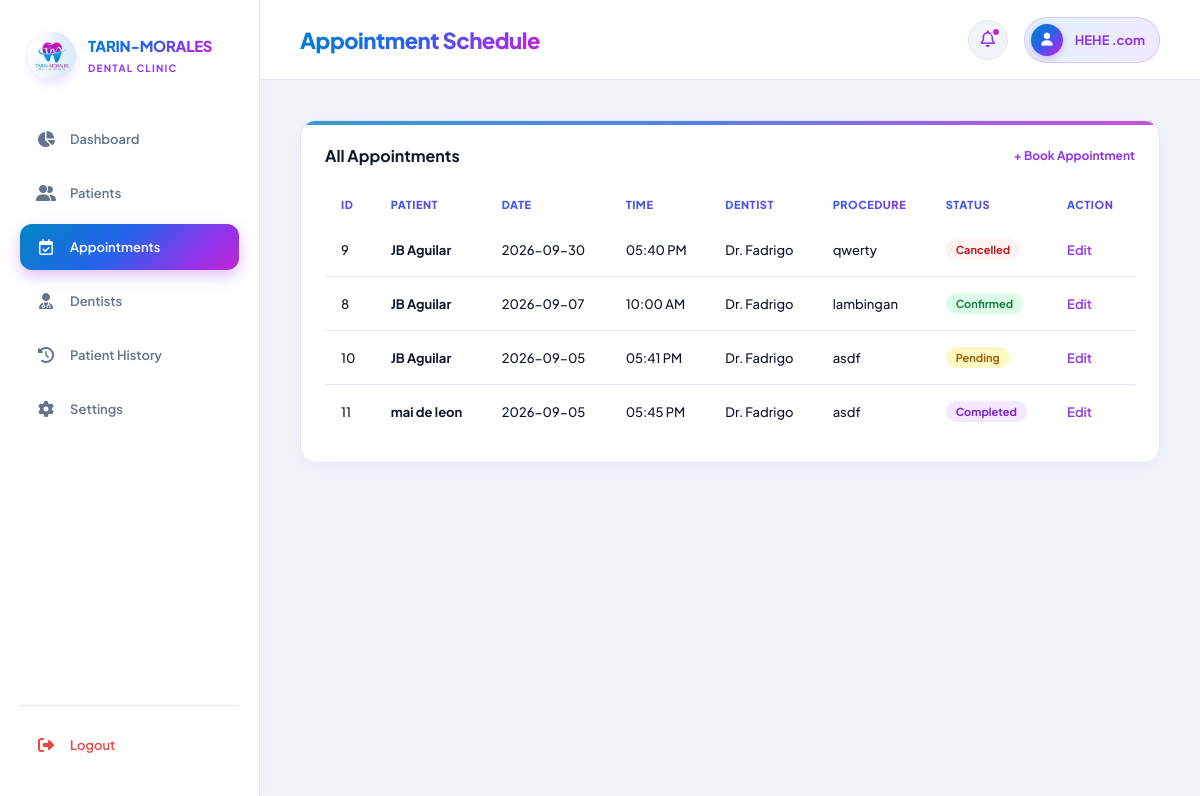
The page /admin/dashboard/appointments.php (signed in) on the database its author committed.
### tables this page shows
CREATE TABLE `tbl_appointments` (
  `appointment_id` int(11) NOT NULL,
  `patient_id` int(11) NOT NULL,
  `dentist_id` int(11) NOT NULL,
  `admin_id` int(11) NOT NULL,
  `appointment_date` date NOT NULL,
  `appointment_time` time NOT NULL,
  `procedure_name` varchar(150) NOT NULL,
  `reason` text DEFAULT NULL,
  `status` enum('pending','confirmed','for_dentist','in_progress','completed','cancelled','no_show') DEFAULT 'pending',
  `created_at` datetime DEFAULT current_timestamp(),
  `updated_at` datetime DEFAULT current_timestamp() ON UPDATE current_timestamp()
);

### admin/dashboard/appointments.php (the view, shortened to what this page needs)
<?php
include __DIR__ . '/includes/header.php';
$stmtApp = $pdo->query("
    SELECT
        a.appointment_id,
        CONCAT(p.first_name, ' ', p.last_name) AS patient,
        a.appointment_date,
        TIME_FORMAT(a.appointment_time, '%h:%i %p') AS time,
        CONCAT('Dr. ', d.last_name) AS dentist,
        a.procedure_name,
        a.status
    FROM tbl_appointments a
    LEFT JOIN tbl_patients p ON a.patient_id = p.patient_id
    LEFT JOIN tbl_dentists d ON a.dentist_id = d.dentist_id
    ORDER BY a.appointment_date DESC, a.appointment_time ASC
");
$all_appointments = $stmtApp->fetchAll(PDO::FETCH_ASSOC);
?>
<div class="card">
  <div class="head">
    <h3>All Appointments</h3>
    <a href="add-appointment.php">+ Book Appointment</a>
  </div>
  <div class="table-container">
    <table>
      <thead>
        <tr>
          <th>ID</th>
          <th>Patient</th>
          <th>Date</th>
          <th>Time</th>
          <th>Dentist</th>
          <th>Procedure</th>
          <th>Status</th>
          <th>Action</th>
        </tr>
      </thead>
      <tbody>
        <?php if (!empty($all_appointments)): ?>
          <?php foreach ($all_appointments as $app): ?>
            <tr>
              <td><?php echo htmlspecialchars((string)$app['appointment_id'], ENT_QUOTES, 'UTF-8'); ?></td>
              <td class="patient-cell"><?php echo htmlspecialchars($app['patient'] ?? 'Unknown', ENT_QUOTES, 'UTF-8'); ?></td>
              <td><?php echo htmlspecialchars($app['appointment_date'], ENT_QUOTES, 'UTF-8'); ?></td>
              <td><?php echo htmlspecialchars($app['time'] ?? 'N/A', ENT_QUOTES, 'UTF-8'); ?></td>
              <td><?php echo htmlspecialchars($app['dentist'] ?? 'Unassigned', ENT_QUOTES, 'UTF-8'); ?></td>
              <td><?php echo htmlspecialchars($app['procedure_name'] ?? 'N/A', ENT_QUOTES, 'UTF-8'); ?></td>
              <td>
                <?php $status_class = strtolower($app['status'] ?? 'pending'); ?>
                <span class="status <?php echo htmlspecialchars($status_class, ENT_QUOTES, 'UTF-8'); ?>">
                  <?php echo htmlspecialchars(ucfirst(str_replace('_', ' ', $app['status'] ?? 'Pending')), ENT_QUOTES, 'UTF-8'); ?>
                </span>
              </td>
              <td>
                <a href="edit-appointment.php?id=<?php echo (int)$app['appointment_id']; ?>" style="color: var(--brand-purple, #9333ea); text-decoration: none; font-weight: 600;">Edit</a>
              </td>
            </tr>
          <?php endforeach; ?>
        <?php else: ?>
          <tr>
            <td colspan="8" style="text-align: center; color: var(--text-muted);">No appointments recorded.</td>
          </tr>
        <?php endif; ?>
      </tbody>
    </table>
  </div>
</div>
<?php include __DIR__ . '/includes/footer.php'; ?>

### admin/dashboard/includes/header.php (style rules this page uses)
:root { --bg-main: #f0f4f8; --surface: #ffffff; --brand-cyan: #0284c7; --brand-blue: #2563eb; --brand-purple: #9333ea; --brand-magenta: #c026d3; --gradient-brand: linear-gradient(135deg, #0284c7 0%, #2563eb 45%, #9333ea 80%, #c026d3 100%); --gradient-subtle: linear-gradient(135deg, #e0f2fe 0%, #f3e8ff 100%); --text-main: #0f172a; --text-muted: #64748b; --border-color: #e2e8f0; --border-hover: #cbd5e1; --radius-lg: 16px; --radius-md: 12px; --radius-sm: 8px; --shadow-subtle: 0 4px 20px -2px rgba(147, 51, 234, 0.06); --shadow-hover: 0 10px 25px -5px rgba(147, 51, 234, 0.2); --status-confirmed-bg: #dcfce7; --status-confirmed-text: #15803d; --status-pending-bg: #fef9c3; --status-pending-text: #a16207; --status-progress-bg: #e0f2fe; --status-progress-text: #0369a1; --status-completed-bg: #f3e8ff; --status-completed-text: #7e22ce; --status-cancelled-bg: #fef2f2; --status-cancelled-text: #b91c1c; }
*, *::before, *::after { box-sizing: border-box; margin: 0; padding: 0; }
body { font-family: 'Plus Jakarta Sans', sans-serif; background: var(--bg-main); color: var(--text-main); display: flex; justify-content: center; min-height: 100vh; overflow-x: hidden; -webkit-font-smoothing: antialiased; }
.card { background: var(--surface); border: 1px solid var(--border-color); border-radius: var(--radius-lg); padding: 24px; box-shadow: var(--shadow-subtle); transition: transform 0.2s ease, box-shadow 0.2s ease, border-color 0.2s ease; position: relative; overflow: hidden; width: 100%; max-width: 100%; }
.card::before { content: ""; position: absolute; top: 0; left: 0; right: 0; height: 4px; background: var(--gradient-brand); opacity: 0.8; }
.head { display: flex; justify-content: space-between; align-items: center; margin-bottom: 20px; }
.head h3 { font-size: 16px; font-weight: 700; }
.head a { font-size: 12px; font-weight: 700; color: var(--brand-purple); text-decoration: none; }
.table-container { width: 100%; overflow-x: auto; -webkit-overflow-scrolling: touch; border-radius: var(--radius-md); }
table { width: 100%; border-collapse: collapse; text-align: left; white-space: nowrap; }
th { font-size: 11px; font-weight: 800; text-transform: uppercase; letter-spacing: 0.5px; padding: 12px 16px; border-bottom: 2px solid var(--gradient-subtle); background: #faf5ff; background-image: linear-gradient(90deg, var(--brand-blue) 0%, var(--brand-purple) 100%); -webkit-background-clip: text; background-clip: text; -webkit-text-fill-color: transparent; }
td { font-size: 13px; font-weight: 500; padding: 16px; border-bottom: 1px solid var(--border-color); }
tr:last-child td { border-bottom: none; }
.patient-cell { font-weight: 700; color: var(--text-main); }
.status { font-size: 11px; font-weight: 700; border-radius: 20px; padding: 4px 10px; display: inline-block; text-transform: capitalize; }
.status.active, .status.confirmed { background: var(--status-confirmed-bg); color: var(--status-confirmed-text); }
.status.pending { background: var(--status-pending-bg); color: var(--status-pending-text); }
.status.completed { background: var(--status-completed-bg); color: var(--status-completed-text); }
.status.cancelled, .status.no_show, .status.inactive { background: var(--status-cancelled-bg); color: var(--status-cancelled-text); }

### rows shown on the page
tbl_appointments: appointment_id "9", patient "JB Aguilar", appointment_date "2026-09-30", time "05:40 PM", dentist "Dr. Fadrigo", procedure_name "qwerty", status "Cancelled"
tbl_appointments: appointment_id "8", patient "JB Aguilar", appointment_date "2026-09-07", time "10:00 AM", dentist "Dr. Fadrigo", procedure_name "lambingan", status "Confirmed"
tbl_appointments: appointment_id "10", patient "JB Aguilar", appointment_date "2026-09-05", time "05:41 PM", dentist "Dr. Fadrigo", procedure_name "asdf", status "Pending"
tbl_appointments: appointment_id "11", patient "mai de leon", appointment_date "2026-09-05", time "05:45 PM", dentist "Dr. Fadrigo", procedure_name "asdf", status "Completed"

### other values the page prints
$header_title "Appointment Schedule"
$admin_display_name "HEHE .com"
